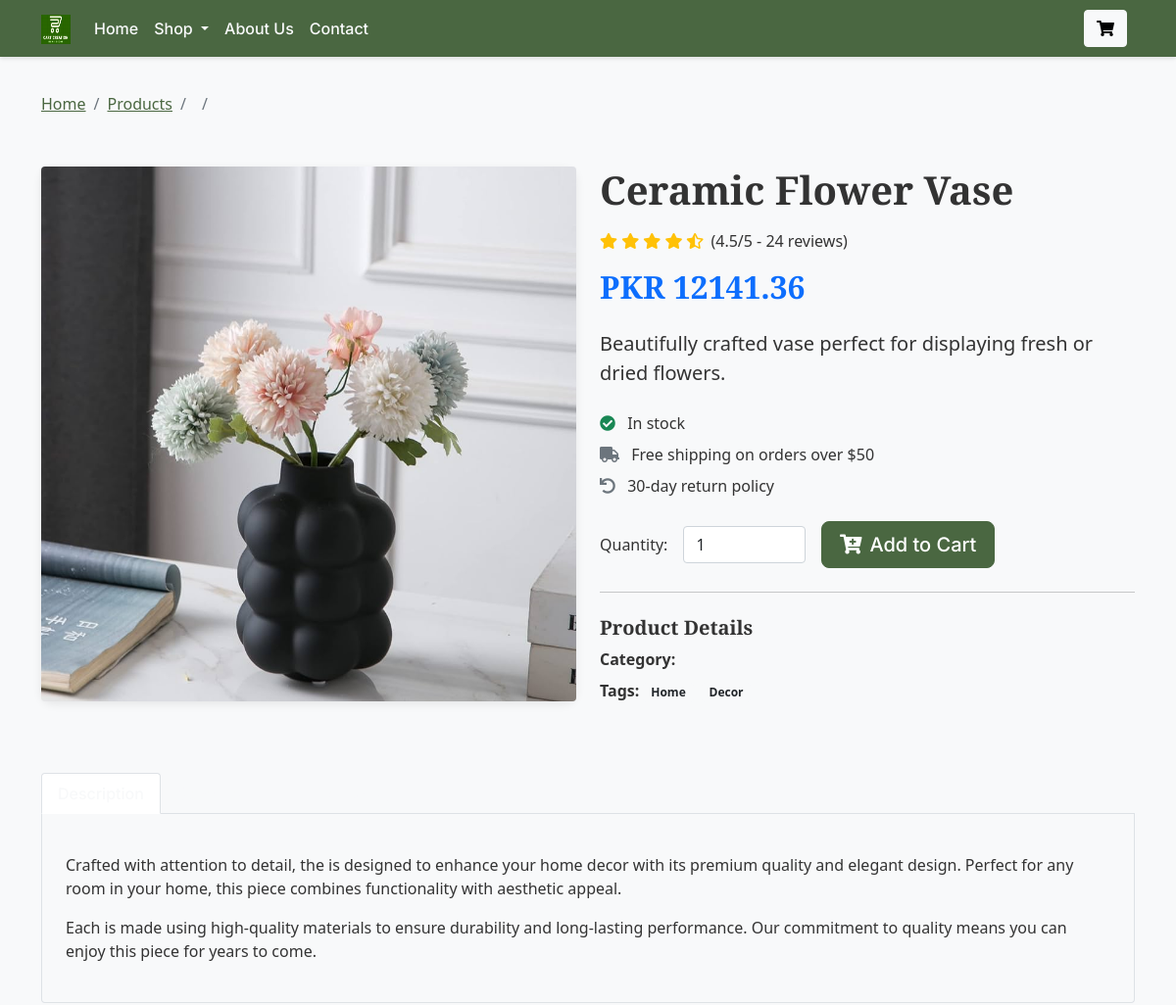
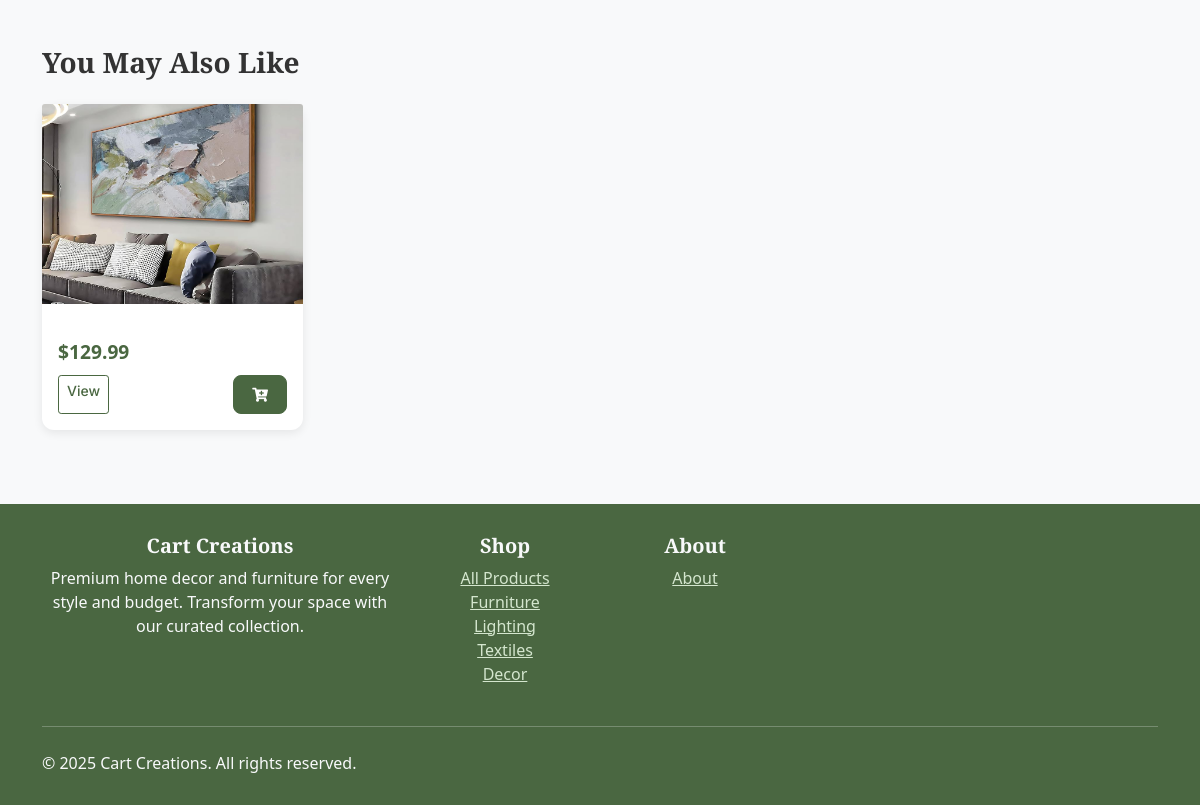
Page /product/6 on the committed database (2 pictures, top to bottom).
### tables this page shows
CREATE TABLE products (
            id INTEGER PRIMARY KEY AUTOINCREMENT,
            name TEXT NOT NULL,
            price REAL NOT NULL,
            description TEXT,
            image TEXT,
            category TEXT
        );

### app.py (the view)
@app.route('/product/<int:product_id>')
def product_detail(product_id):
    PRODUCTS = get_products()
    product = next((p for p in PRODUCTS if p[0] == product_id), None)
    if product:
        related_products = [p for p in PRODUCTS if p[5] == product[5] and p[0] != product_id]
        return render_template('product_detail.html', product=product, categories=CATEGORIES, related_products=related_products)
    return redirect(url_for('products'))

### app.py (called while the page is built)
def get_products():
    conn = sqlite3.connect(DB_PATH)
    cursor = conn.cursor()
    cursor.execute("SELECT * FROM products")
    products = cursor.fetchall()
    conn.close()
    return products

### templates/product_detail.html (shortened to what this page needs)
{% extends 'base.html' %}
{% block content %}
<div class="container py-4">
    <nav aria-label="breadcrumb">
        <ol class="breadcrumb">
            <li class="breadcrumb-item"><a href="{{ url_for('home') }}">Home</a></li>
            <li class="breadcrumb-item"><a href="{{ url_for('products') }}">Products</a></li>
            <li class="breadcrumb-item"><a href="{{ url_for('products', category=product.category) }}">{{ product.category|title }}</a></li>
            <li class="breadcrumb-item active">{{ product.name }}</li>
        </ol>
    </nav>
</div>
<div class="container mb-5">
    <div class="row">
        <div class="col-md-6 mb-4">
            <div class="card border-0">
                <img src="{{ url_for('static', filename='images/' + (product[4]|string)) }}" class="img-fluid rounded" alt="{{ product.name }}">
            </div>
        </div>
        <div class="col-md-6">
            <h1 class="mb-3">{{ product[1] }}</h1>
            <div class="d-flex align-items-center mb-3">
                <div class="me-2">
                    <i class="fas fa-star text-warning"></i>
                    <i class="fas fa-star text-warning"></i>
                    <i class="fas fa-star text-warning"></i>
                    <i class="fas fa-star text-warning"></i>
                    <i class="fas fa-star-half-alt text-warning"></i>
                </div>
                <span>(4.5/5 - 24 reviews)</span>
            </div>
            <h2 class="text-primary mb-4">PKR {{ "%.2f"|format(product[2] * 264 )}}</h2>
            <p class="lead mb-4">{{ product[3] }}</p>
            <div class="mb-4">
                <p class="mb-2"><i class="fas fa-check-circle text-success me-2"></i> In stock</p>
                <p class="mb-2"><i class="fas fa-truck text-muted me-2"></i> Free shipping on orders over $50</p>
                <p class="mb-4"><i class="fas fa-undo text-muted me-2"></i> 30-day return policy</p>
            </div>
            <form action="{{ url_for('add_to_cart') }}" method="post" class="mb-4">
                <div class="row g-3 align-items-center">
                    <div class="col-auto">
                        <label for="quantity" class="col-form-label">Quantity:</label>
                    </div>
                    <div class="col-3">
                        <input type="number" id="quantity" name="quantity" class="form-control" value="1" min="1" max="10">
                    </div>
                    <div class="col-auto">
                        <button type="submit" class="btn btn-primary btn-lg">
                            <i class="fas fa-cart-plus me-2"></i>Add to Cart
                        </button>
                    </div>
                </div>
            </form>
            <hr class="my-4">
            <div class="mb-4">
                <h5>Product Details</h5>
                <ul class="list-unstyled">
                    <li class="mb-2"><strong>Category:</strong> {{ product.category|title }}</li>
                    <li class="mb-2"><strong>Tags:</strong> <span class="badge bg-light text-dark me-1">Home</span> <span class="badge bg-light text-dark">Decor</span></li>
                </ul>
            </div>
        </div>
    </div>
</div>
<div class="container mb-5">
    <ul class="nav nav-tabs" id="productTabs" role="tablist">
        <li class="nav-item" role="presentation">
            <button class="nav-link active" id="description-tab" data-bs-toggle="tab" data-bs-target="#description" type="button" role="tab" aria-controls="description" aria-selected="true">Description</button>
        </li>
        <li class="nav-item" role="presentation">
            <button class="nav-link" id="specifications-tab" data-bs-toggle="tab" data-bs-target="#specifications" type="button" role="tab" aria-controls="specifications" aria-selected="false">Specifications</button>
        </li>
        <li class="nav-item" role="presentation">
            <button class="nav-link" id="reviews-tab" data-bs-toggle="tab" data-bs-target="#reviews" type="button" role="tab" aria-controls="reviews" aria-selected="false">Reviews (24)</button>
        </li>
    </ul>
    <div class="tab-content p-4 border border-top-0 rounded-bottom" id="productTabsContent">
        <div class="tab-pane fade show active" id="description" role="tabpanel" aria-labelledby="description-tab">
            <p>Crafted with attention to detail, the {{ product.name }} is designed to enhance your home decor with its premium quality and elegant design. Perfect for any room in your home, this piece combines functionality with aesthetic appeal.</p>
            <p>Each {{ product.name }} is made using high-quality materials to ensure durability and long-lasting performance. Our commitment to quality means you can enjoy this piece for years to come.</p>
        </div>
    </div>
</div>
<div class="container mb-5">
    <h3 class="mb-4">You May Also Like</h3>
    <div class="row">
        {% for product in related_products[:4] %}
        <div class="col-6 col-md-3 mb-4">
            <div class="card product-card h-100">
                <img src="{{ url_for('static', filename='images/' + product[4]|string) }}" class="card-img-top product-img" alt="{{ product.name }}">
                <div class="card-body d-flex flex-column">
                    <div class="price mb-2">${{ product[2] }}</div>
                    <div class="d-flex mt-auto">
                        <a href="{{ url_for('product_detail', product_id=product[0]) }}" class="btn btn-sm btn-outline-primary me-2">View</a>
                        <form action="{{ url_for('add_to_cart') }}" method="post" class="ms-auto">
                            <button type="submit" class="btn btn-sm btn-primary">
                                <i class="fas fa-cart-plus"></i>
                            </button>
                        </form>
                    </div>
                </div>
            </div>
        </div>
        {% endfor %}
    </div>
</div>
{% endblock %}

### static/css/style.css (style rules this page uses)
body { font-family: 'Inter', sans-serif; background-color: #f9f9fb; color: #333; }
h1, h2, h3, h4, h5 { font-weight: 600; }
.card { border: none; border-radius: 12px; box-shadow: 0 2px 12px rgba(0, 0, 0, 0.05); transition: transform 0.2s ease; }
.breadcrumb { background-color: transparent; padding-left: 0; }
.btn-primary, .btn-outline-secondary { border-radius: 8px; padding: 8px 18px; transition: 0.3s ease; }
body { font-family: 'Inter', sans-serif; color: #333; }
h1, h2, h3, h4, h5, h6 { font-family: 'Playfair Display', serif; font-weight: 600; }
.btn, .nav-link, .card-title { font-family: 'Inter', sans-serif; font-weight: 500; }

### templates/base.html (style rules this page uses)
:root { --primary-color: #4a6741; --secondary-color: #738f69; --accent-color: #9cb395; --light-accent: #d4e6ce; --dark-text: #333; --light-text: #f8f9fa; }
body { font-family: 'Segoe UI', Tahoma, Geneva, Verdana, sans-serif; color: var(--dark-text); background-color: #f8f9fa; }
.nav-link { color: var(--light-text) !important; font-weight: 500; transition: all 0.3s ease; }
.btn-primary { background-color: var(--primary-color); border-color: var(--primary-color); }
.btn-outline-primary { color: var(--primary-color); border-color: var(--primary-color); }
.card { border: none; box-shadow: 0 3px 10px rgba(0, 0, 0, 0.08); transition: transform 0.3s ease; }
.product-img { height: 200px; object-fit: cover; }
.product-card { height: 100%; display: flex; flex-direction: column; }
.product-card .card-body { flex-grow: 1; display: flex; flex-direction: column; }
.product-card .price { color: var(--primary-color); font-weight: 700; font-size: 1.2rem; margin: 10px 0; }
.breadcrumb { background-color: transparent; padding: 0.75rem 0; }
.breadcrumb-item a { color: var(--primary-color); }

### rows in the picture
products: image (picture), name "Ceramic Flower Vase", product[2]*264 "12141.36", description "Beautifully crafted vase perfect for displaying fresh or dried flowers."
products: image (picture), price "129.99"

### other values in the picture
{{ category|title }} "Furniture" "Lighting" "Textiles" "Decor"
